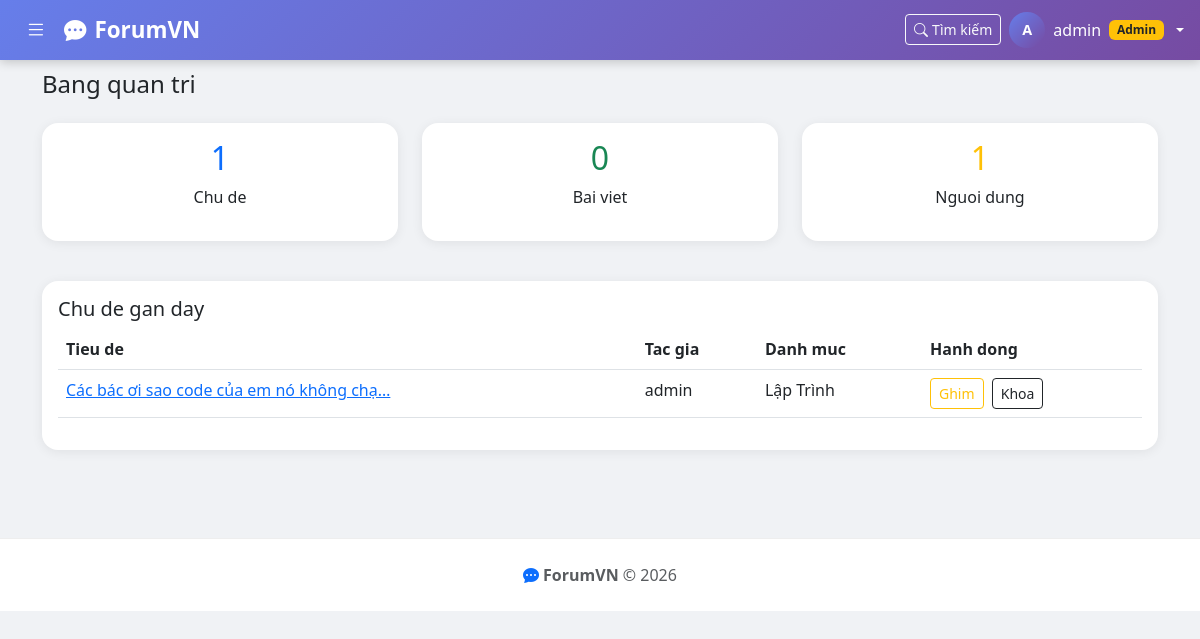
/moderation/dashboard/ (signed in), run on the app's committed database.
### forum/models.py (models this page shows, shortened)
class Topic(models.Model):
    title       = models.CharField(max_length=200, verbose_name='Tiêu đề')
    content     = models.TextField(verbose_name='Nội dung')
    image       = models.ImageField(upload_to='topics/', blank=True, null=True, verbose_name='Ảnh')
    author      = models.ForeignKey(User, on_delete=models.CASCADE, related_name='topics')
    category    = models.ForeignKey(Category, on_delete=models.CASCADE, related_name='topics')
    is_pinned   = models.BooleanField(default=False, verbose_name='Ghim')
    is_locked   = models.BooleanField(default=False, verbose_name='Khóa')
    views       = models.PositiveIntegerField(default=0)
    created_at  = models.DateTimeField(auto_now_add=True)
    updated_at  = models.DateTimeField(auto_now=True)
    TAG_CHOICES = [
        ('thac_mac', 'Thắc mắc'),
        ('thao_luan', 'Thảo luận'),
        ('danh_gia', 'Đánh giá'),
        ('chia_se', 'Chia sẻ'),
        ('huong_dan', 'Hướng dẫn'),
    ]
    tag = models.CharField(max_length=20, choices=TAG_CHOICES, blank=True, null=True, verbose_name='Tag')
    class Meta:
        verbose_name = 'Chủ đề'
        verbose_name_plural = 'Chủ đề'
        ordering = ['-is_pinned', '-created_at']

class Category(models.Model):
    name        = models.CharField(max_length=100, verbose_name='Tên chuyên mục')
    description = models.TextField(blank=True, verbose_name='Mô tả')
    slug        = models.SlugField(unique=True)
    created_at  = models.DateTimeField(auto_now_add=True)
    class Meta:
        verbose_name = 'Chuyên mục'
        verbose_name_plural = 'Chuyên mục'

### moderation/views.py (the view)
# urls.py: path('dashboard/', views.dashboard, name='dashboard'),
@staff_member_required
def dashboard(request):
    total_topics = Topic.objects.count()
    total_posts = Post.objects.count()
    total_users = User.objects.count()
    recent_topics = Topic.objects.order_by('-created_at')[:10]
    return render(request, 'moderation/dashboard.html', {
        'total_topics': total_topics,
        'total_posts': total_posts,
        'total_users': total_users,
        'recent_topics': recent_topics,
    })

### forum/context_processors.py (called while the page is built)
def categories(request):
    return {'all_categories': Category.objects.all()}

### templates/moderation/dashboard.html (shortened to what this page needs)
{% extends 'base.html' %}
{% block content %}
<h4 class="mb-4">Bang quan tri</h4>
<div class="row mb-4">
<div class="col-md-4"><div class="card text-center p-3 border-primary">
<h2 class="text-primary">{{ total_topics }}</h2><p>Chu de</p></div></div>
<div class="col-md-4"><div class="card text-center p-3 border-success">
<h2 class="text-success">{{ total_posts }}</h2><p>Bai viet</p></div></div>
<div class="col-md-4"><div class="card text-center p-3 border-warning">
<h2 class="text-warning">{{ total_users }}</h2><p>Nguoi dung</p></div></div>
</div>
<div class="card p-3">
<h5>Chu de gan day</h5>
<table class="table table-hover">
<thead><tr><th>Tieu de</th><th>Tac gia</th><th>Danh muc</th><th>Hanh dong</th></tr></thead>
<tbody>
{% for topic in recent_topics %}
<tr>
<td><a href="{% url 'forum:topic_detail' topic.pk %}">{{ topic.title|truncatechars:40 }}</a></td>
<td>{{ topic.author.username }}</td>
<td>{{ topic.category.name }}</td>
<td>
<a href="{% url 'moderation:pin_topic' topic.pk %}" class="btn btn-sm btn-outline-warning">{% if topic.is_pinned %}Bo ghim{% else %}Ghim{% endif %}</a>
<a href="{% url 'moderation:lock_topic' topic.pk %}" class="btn btn-sm btn-outline-dark ms-1">{% if topic.is_locked %}Mo khoa{% else %}Khoa{% endif %}</a>
</td>
</tr>
{% endfor %}
</tbody></table>
</div>
{% endblock %}

### templates/base.html (shortened to what this page needs)
<!DOCTYPE html>
<html lang="vi">
<head>
<link href="https://cdn.jsdelivr.net/npm/bootstrap@5.3.0/dist/css/bootstrap.min.css" rel="stylesheet">
<link href="https://cdn.jsdelivr.net/npm/bootstrap-icons@1.10.0/font/bootstrap-icons.css" rel="stylesheet">
</head>
<body>
<nav class="navbar navbar-dark">
<div class="container-fluid px-3 d-flex align-items-center gap-2">
  <button class="sidebar-toggle" id="sidebarToggle"><i class="bi bi-list"></i></button>
  <a class="navbar-brand me-auto" href="{% url 'forum:home' %}"><i class="bi bi-chat-dots-fill me-2"></i>ForumVN</a>
  <a class="btn btn-outline-light btn-sm d-none d-md-inline" href="{% url 'search:search' %}"><i class="bi bi-search me-1"></i>Tìm kiếm</a>
  {% if user.is_authenticated %}
  <div class="dropdown">
    <a class="nav-link dropdown-toggle d-flex align-items-center gap-2 text-white" href="#" data-bs-toggle="dropdown">
      <span class="avatar-circle">{{ user.username|first|upper }}</span>
      <span class="d-none d-md-inline">{{ user.username }}</span>
      {% if user.is_staff %}<span class="badge bg-warning text-dark">Admin</span>{% endif %}
    </a>
  </div>
  {% else %}
  <a class="btn btn-outline-light btn-sm px-3" href="{% url 'accounts:login' %}">Đăng nhập</a>
  <a class="btn btn-light text-primary btn-sm px-3 fw-bold" href="{% url 'accounts:register' %}">Đăng ký</a>
  {% endif %}
</div>
</nav>
<div class="main-wrapper">
  <div class="container pb-4">
    {% block content %}{% endblock %}
  </div>
</div>
<footer class="footer text-center text-muted">
<p class="mb-0"><i class="bi bi-chat-dots-fill text-primary me-1"></i><strong>ForumVN</strong> &copy; 2026</p>
</footer>
</body>
</html>

### templates/base.html (style rules this page uses)
body { background: #f0f2f5; font-family: "Segoe UI", sans-serif; margin: 0; }
.navbar { background: linear-gradient(135deg, #667eea, #764ba2); box-shadow: 0 2px 10px rgba(0,0,0,0.2); position: fixed; top: 0; width: 100%; z-index: 1050; }
.navbar-brand { font-size: 1.4rem; font-weight: 800; }
.sidebar-toggle { background: none; border: none; color: white; font-size: 1.3rem; padding: 0.25rem 0.6rem; cursor: pointer; }
.main-wrapper { margin-top: 70px; }
.card { border: none; border-radius: 16px; box-shadow: 0 2px 12px rgba(0,0,0,0.07); margin-bottom: 1rem; }
.footer { background: white; border-top: 1px solid #eee; padding: 1.5rem 0; margin-top: 3rem; }
.avatar-circle { width: 36px; height: 36px; border-radius: 50%; background: linear-gradient(135deg, #667eea, #764ba2); display: inline-flex; align-items: center; justify-content: center; color: white; font-weight: bold; font-size: 0.9rem; }

### data on the page
Topic: title "Các bác ơi sao code của em nó không chạ…", author.username "admin", category.name "Lập Trình", is_pinned "Ghim", is_locked "Khoa"

### other printed values
{{ user.username|first|upper }} "A"
{{ user.username }} "admin"
{{ total_topics }} "1"
{{ total_posts }} "0"
{{ total_users }} "1"
